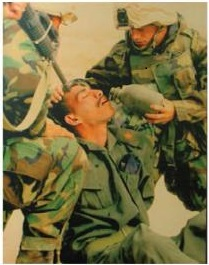
#> input picture soldat.jpg, 209 x 265 px
$ jupyter execute TP3_photo.ipynb
#> lines starting #> are read from the running program, lines starting #| are printed output that depends on the picture
# Manipuler et filtrer une image

<font color='red'> Écrire votre nom </font>

## Définir la zone à découper

La zone à découper est un rectangle dont la diagonale est formée par le point a (Xa,Ya) se situant en haut à gauche et le point b (Xb,Yb) se situant en bas à droite. Sur Python, cette zone est définie par le quadruple (Xa,Ya,Xb,Yb).

1. Repérer les points a et b sur le doc1 :

<br>
2. Sur la photo suivante de définition 209x265, sélectionner une zone pour recadrer la photo et lui donner une nouvelle interprétation (voir proposition ci-dessous)

3. Calculer les coordonnées (Xa,Ya) à exprimer en pixels

Réponse :

4. Calculer les coordonnées (Xb,Yb) à exprimer en pixels

Réponse :

## Comprendre le programme

[cell 1]
# ****** Découper l'image *****
from PIL import Image
# Charger le module image depuis PIL
from PIL import ImageFilter
##
img = Image.open('soldat.jpg')
#> img is the input picture: PIL image 209x265 RGB; mean R, G, B 125.2, 114, 70.6
##
img.show()
# Afficher l'image d'origine
print("LxH:", img.size)
#| LxH: (209, 265)
# Afficher la définition de l'image d'origine
Xa = 10 ; Ya = 10 ; Xb = 200 ; Yb = 202
##
box = (Xa,Ya,Xb,Yb)
##
decoupe = img.crop(box)
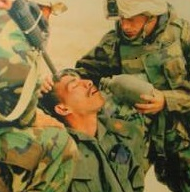
#> decoupe: PIL image 190x192 RGB; mean R, G, B 125.3, 110.8, 64.9
##
decoupe.show()
# Afficher l'image découpée
print("lxh:", decoupe.size)
#| lxh: (190, 192)
#
decoupe.save("image_decoupee.png")
# ****** Appliquer un filtre *****
img2 = Image.open("image_decoupee.png")
# Charger l'image découpée
im_filtree = img2.filter(ImageFilter.EDGE_ENHANCE)
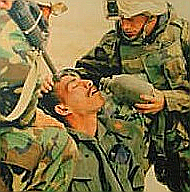
#> im_filtree: PIL image 190x192 RGB; mean R, G, B 126.4, 112.3, 68.9
# appliquer le filtre
im_filtree.show()
##
im_filtree.save("image_filtree.png")
##

$ run again, with doc1.png saved as soldat.jpg
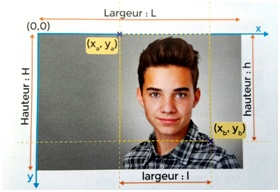
#> input picture doc1.png, 280 x 192 px
#> img is the input picture: PIL image 280x192 RGB; mean R, G, B 180.5, 176.9, 171
#| LxH: (280, 192)
#> `decoupe = img.crop(box)`:
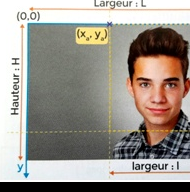
#> decoupe: PIL image 190x192 RGB; mean R, G, B 156.4, 149.9, 142.3
#| lxh: (190, 192)
#> `im_filtree = img2.filter(ImageFilter.EDGE_ENHANCE)`:
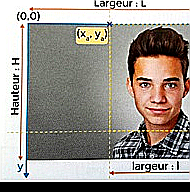
#> im_filtree: PIL image 190x192 RGB; mean R, G, B 154.6, 148.1, 141.3
